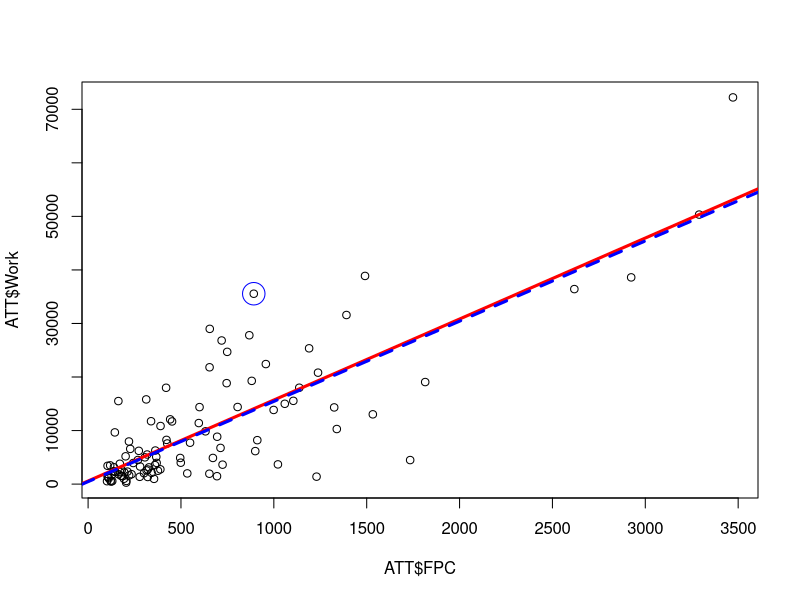
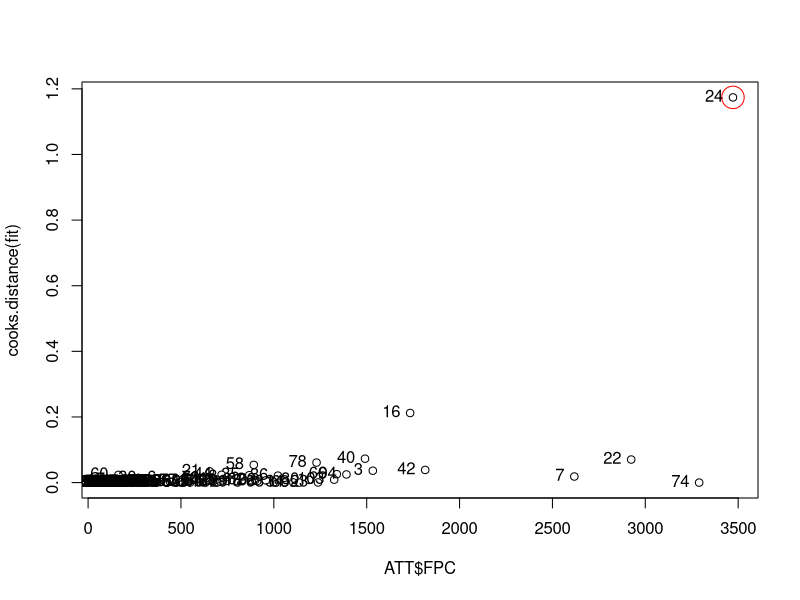

Write R code to recreate these figures, in order.
ATT = read.table("ATT.txt", header = FALSE)
colnames(ATT) = c("FPC", "Work", "OS", "DMS", "Lang")

# Again, lets model the work hours using FPC

fit = lm(Work ~ FPC, data = ATT)

plot(ATT$FPC, ATT$Work)
abline(fit$coefficients[1], fit$coefficients[2], col = "red", lwd = 3)

# Remove one subject: 58

points(ATT$FPC[58], ATT$Work[58], cex = 3, col = "blue")
ATTi = ATT[-58,]
fiti = lm(Work ~ FPC, data = ATTi)

abline(fiti$coefficients[1], fiti$coefficients[2], col = "blue", lty = 2, lwd = 3)

# Cook's Di (first appraoch)
X = cbind(1, ATT$FPC)
diff = X %*% (fit$coefficients - fiti$coefficients)
sigma2 = sum(fit$residuals^2)/(nrow(ATT)-2)
t(diff) %*% diff / 2 / sigma2

# Cook's Di (second appraoch), this is the default approach

H = X %*% solve(t(X) %*% X) %*% t(X)
h58 = H[58, 58]
(h58 / (1 - h58)^2)* fit$residuals[58]^2 / 2/ sigma2

# validate using build-in functions

hat(X, intercept =FALSE) # this one gives you the diagnal elements in H
cooks.distance(fit) # this one gives you the D_i
plot(ATT$FPC, cooks.distance(fit))

points(ATT$FPC[24], cooks.distance(fit)[24], cex = 3, col = "red")



text(ATT$FPC, cooks.distance(fit), c(1:nrow(ATT)), pos = 2)

hat(X, intercept =FALSE)[58]
cooks.distance(fit)[58]
which.max(cooks.distance(fit))
points(ATT$FPC[24], ATT$Work[24], cex = 3, col = "blue")
fit$residuals[c(24, 58)]

# DFFITS 

diff[58] / sqrt((H[58, 58] * sum(fiti$residuals^2)/(nrow(ATTi)-2) ))


# this function provides a summary of potential influencial points 
summary(influence.measures(fit))


